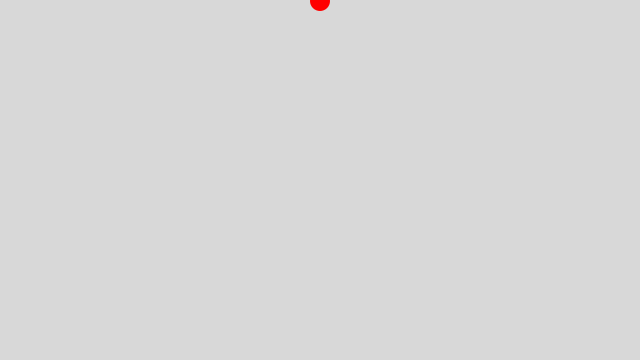
Frame 1 (no input)
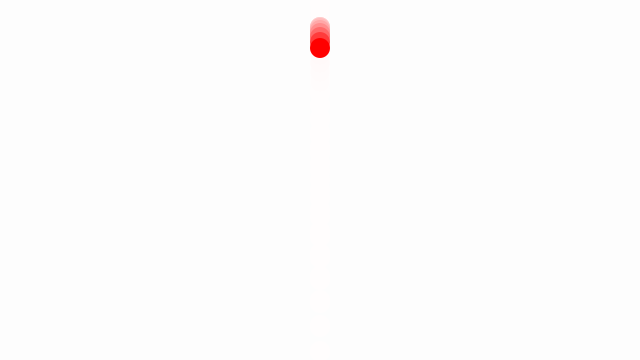
Frame 60 (the mouse pressed at the canvas centre just before this capture)
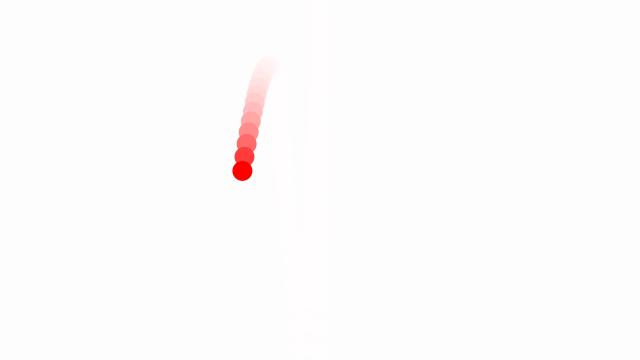
Frame 120 (the mouse held since frame 60 and released just before this capture)

The Processing sketch that drew these frames (run headless with seeded random() and noise(); from frame 60 on, the mouse is pressed at the canvas centre):

// Processing sketch: Extra_08
// ── Extra_08.pde
// 力：重力、風力（浮力）
Mover mover;
float bPower;

/*
* 初期設定
*/
void setup() {
  size(640, 360);
  mover = new Mover();
  // 浮力の初期値は-1.2
  bPower = -1.2;
}

/*
* 随時描写
*/
void draw() {
  noStroke();
  fill(255, 60);
  rect(0, 0 ,width,height);

  // 重力 0.5固定で常に発生
  PVector gravity = new PVector(0, 1);
  mover.applyForce(gravity);

  // 浮力 -1.2開始　⇒　風船の空気が抜けたら弱まるから、少しずつ弱める？
  //PVector buoyancy = new PVector(0, bPower);
  //mover.applyForce(buoyancy);
  //if (bPower <= 0)
  //{
  //  bPower += 0.0001;
  //}

  // 風力の加算はマウスプレス時のみ　⇒　ランダム
  PVector noff = new PVector(noise(random(1000)), noise(random(1000)));
  if (mousePressed == true) {
    // 風力 パーリンノイズ値を定期的に加算 -0.5～0.5 の間でランダム
    float noiseX = map(noff.x, 0, 1, -0.5, 0.5);
    float noiseY = map(noff.y, 0, 1, -0.5, 0.5);
    PVector wind = new PVector(noiseX, noiseY);
    // 風力を加算
    mover.applyForce(wind);
  }
  // パーリンノイズタイムの加算
  noff.add(0.01, 0.01);
  
  // 表示更新
  mover.update();
  mover.checkEdges();
  mover.display();
}

/*
* 移動オブジェクトクラス
*/
class Mover {
  PVector location;
  PVector velocity;
  PVector acceleration;
  
  /*
  * コンストラクタ
  */
  Mover() {
    // 描写位置と速度の初期値を設定
    location = new PVector(width / 2, 0);
    velocity = new PVector(0, 0);
    acceleration = new PVector(0, 0);
  }
  
  /*
  * 位置、速度の更新
  */
  void update() {
    // 速度に加速度を加算
    velocity.add(acceleration);
    // 現在位置に速度分の移動を加算
    location.add(velocity);
    // 加速度の初期化
    acceleration.mult(0);
  }
  
  /*
  * 画面表示
  */
  void display() {
    noStroke();
    fill(255, 0, 0);
    ellipse(location.x, location.y, 20, 20);
  } 

  /*
  * ウィンドウ端に到達した場合の処理
  */
  void checkEdges() {
    if (location.x > width || location.x < 0) {
      velocity.x *= -1;
    }

    if (location.y > height || location.y < 0) {
      velocity.y *= -1;
    }
  }
  
  /*
  * 力の積算
  */
  void applyForce(PVector force) 
  {
    // 加速度に力を加算
    acceleration.add(force);
  }
}
